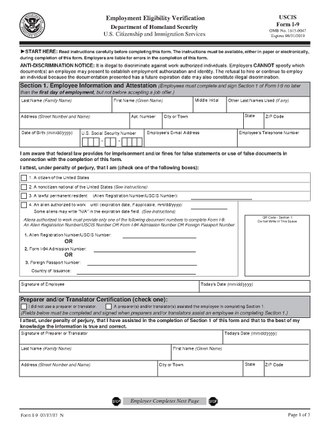
#> input picture form_templates/formi9.jpg, 330 x 426 px, found by its file name
$ python document_scanner.py
#> lines starting #> are read from the running program, lines starting #| are printed output that depends on the picture; after the words box and inside, x2 and y2 are one past the last pixel; in counts of white or black regions, pixels touching at a corner belong together
import cv2
import numpy as np
import pytesseract

pytesseract.pytesseract.tesseract_cmd = r'C:\Program Files\Tesseract-OCR\tesseract.exe'


def preprocess_image(image_path):
    # Load image
    image = cv2.imread(image_path)
    orig = image.copy()

    # Convert to grayscale
    gray = cv2.cvtColor(image, cv2.COLOR_BGR2GRAY)

    # Apply Gaussian Blur to smooth the image
    blurred = cv2.GaussianBlur(gray, (5, 5), 0)

    # Edge detection using Canny
    edges = cv2.Canny(blurred, 75, 200)

    return orig, edges


def find_document_contours(edges):
    # Find contours in the edge-detected image
    contours, _ = cv2.findContours(edges.copy(), cv2.RETR_LIST, cv2.CHAIN_APPROX_SIMPLE)

    # Sort the contours by area, keep only the largest ones
    contours = sorted(contours, key=cv2.contourArea, reverse=True)[:5]

    for contour in contours:
        # Approximate the contour
        perimeter = cv2.arcLength(contour, True)
        approx = cv2.approxPolyDP(contour, 0.02 * perimeter, True)

        # If the contour has 4 points, assume it's the document
        if len(approx) == 4:
            return approx

    return None


def transform_document(image, contour):
    # Obtain a consistent order of the document points
    pts = contour.reshape(4, 2)
    rect = np.zeros((4, 2), dtype="float32")

    # Find top-left, top-right, bottom-right, and bottom-left points
    s = pts.sum(axis=1)
    rect[0] = pts[np.argmin(s)]
    rect[2] = pts[np.argmax(s)]

    diff = np.diff(pts, axis=1)
    rect[1] = pts[np.argmin(diff)]
    rect[3] = pts[np.argmax(diff)]

    # Get the top-down view of the document
    (tl, tr, br, bl) = rect
    widthA = np.sqrt(((br[0] - bl[0]) ** 2) + ((br[1] - bl[1]) ** 2))
    widthB = np.sqrt(((tr[0] - tl[0]) ** 2) + ((tr[1] - tl[1]) ** 2))
    maxWidth = max(int(widthA), int(widthB))

    heightA = np.sqrt(((tr[0] - br[0]) ** 2) + ((tr[1] - br[1]) ** 2))
    heightB = np.sqrt(((tl[0] - bl[0]) ** 2) + ((tl[1] - bl[1]) ** 2))
    maxHeight = max(int(heightA), int(heightB))

    # Destination points for the transform
    dst = np.array([[0, 0], [maxWidth - 1, 0], [maxWidth - 1, maxHeight - 1], [0, maxHeight - 1]], dtype="float32")

    # Perspective transform
    M = cv2.getPerspectiveTransform(rect, dst)
    warped = cv2.warpPerspective(image, M, (maxWidth, maxHeight))

    return warped


def extract_text_from_document(image):
    # Configure the Tesseract executable path (Windows only)
    # pytesseract.pytesseract.tesseract_cmd = r'C:\Program Files\Tesseract-OCR\tesseract.exe'

    # Convert image to grayscale (if needed)
    gray = cv2.cvtColor(image, cv2.COLOR_BGR2GRAY)

    # Apply OCR
    text = pytesseract.image_to_string(gray)

    return text


def scan_document(image_path):
    # Preprocess image
    orig, edges = preprocess_image(image_path)
#> in preprocess_image, image is the input picture: shape (426, 330, 3); mean B, G, R 230.1, 229.9, 229.9
#> in preprocess_image, `blurred = cv2.GaussianBlur(gray, (5, 5), 0)`:
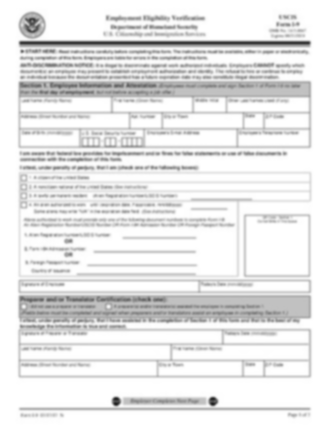
#> blurred: shape (426, 330); min 34, max 255, mean 229.9
#> in preprocess_image, `edges = cv2.Canny(blurred, 75, 200)`:
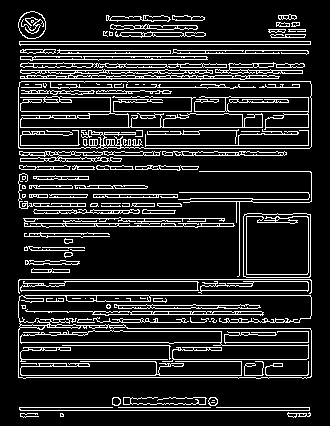
#> edges: shape (426, 330); 15.2% white in thin lines or dots, all inside (x1, y1, x2, y2) = (18, 11, 312, 418)

    # Find document contours
    document_contour = find_document_contours(edges)
#> in find_document_contours, `contours, _ = cv2.findContours(edges.copy(), cv2.RETR_LIST, cv2.CHAIN_..`: contours = 449 contours, 202 with area under 20; largest, box (x1, y1, x2, y2) and area: (18, 81, 312, 149) 19570, (18, 81, 312, 149) 19366, (18, 295, 312, 379) 15327, (18, 324, 312, 379) 14470, (243, 213, 311, 278) 4246
#> in find_document_contours, `contours = sorted(contours, key=cv2.contourArea, reverse=True)[:5]`: contours = 5 contours; box (x1, y1, x2, y2) and area: (18, 81, 312, 149) 19570, (18, 81, 312, 149) 19366, (18, 295, 312, 379) 15327, (18, 324, 312, 379) 14470, (243, 213, 311, 278) 4246
#> the loop in find_document_contours, `for contour in contours:` made 1 pass
#> (perimeter, approx) on pass 1: (728.1, [[19, 82], [19, 148], [311, 146], [310, 81]])
#> document_contour = [[19, 82], [19, 148], [311, 146], [310, 81]]

    if document_contour is None:
        print("Document contour not found.")
        return None

    # Transform the document to get a top-down view
    warped = transform_document(orig, document_contour)
#> in transform_document, `s = pts.sum(axis=1)`: s = [101, 167, 457, 391]
#> in transform_document, `diff = np.diff(pts, axis=1)`: diff = [63, 129, -165, -229]
#> in transform_document, `warped = cv2.warpPerspective(image, M, (maxWidth, maxHeight))`:
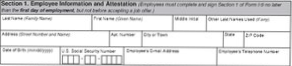
#> warped: shape (66, 292, 3); mean B, G, R 219.1, 218.4, 218.5

    # Save or display the warped document (optional)
    cv2.imshow("Scanned Document", warped)
    cv2.waitKey(0)

    # Extract text using Tesseract
    text = extract_text_from_document(warped)

    print('made it here')

# Usage
image_path = './form_templates/formi9.jpg'
#> (the run stopped early here; a loop or call above may not have finished)
